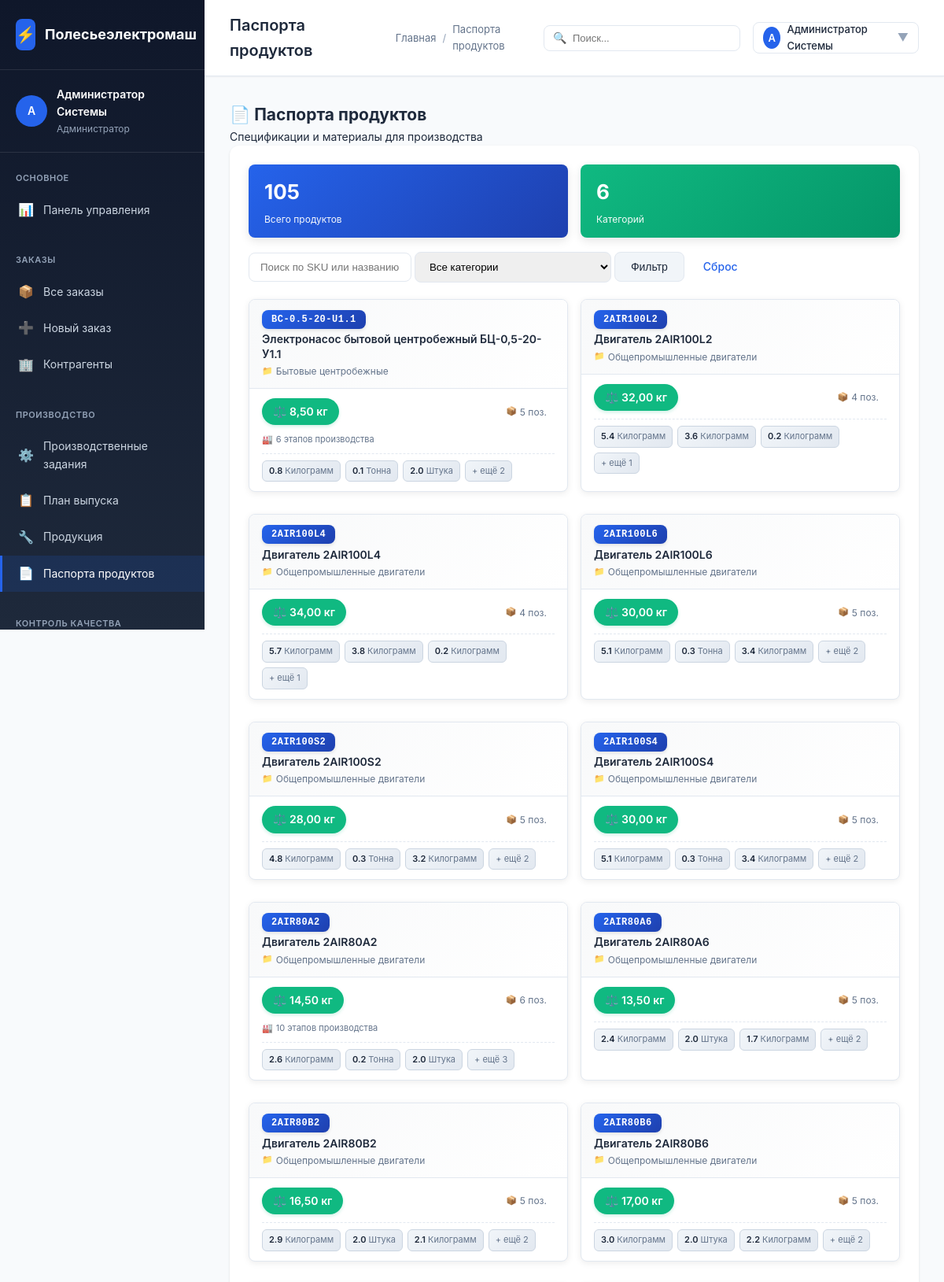
The page /polesie/modules/products/passports.php (signed in, upper part) on the database its author committed.
### tables this page shows
CREATE TABLE `users` (
  `id` INT AUTO_INCREMENT PRIMARY KEY,
  `username` VARCHAR(50) NOT NULL UNIQUE,
  `password_hash` VARCHAR(255) NOT NULL,
  `full_name` VARCHAR(100) NOT NULL,
  `email` VARCHAR(100),
  `role_id` INT,
  `is_active` BOOLEAN DEFAULT TRUE,
  `created_at` TIMESTAMP DEFAULT CURRENT_TIMESTAMP,
  CONSTRAINT `fk_users_role` FOREIGN KEY (`role_id`) REFERENCES `user_roles`(`id`) ON DELETE SET NULL
);

CREATE TABLE `user_roles` (
  `id` INT AUTO_INCREMENT PRIMARY KEY,
  `name` VARCHAR(100) NOT NULL,
  `code` VARCHAR(50) NOT NULL UNIQUE,
  `description` TEXT,
  `permissions` JSON
);

CREATE TABLE `products` (
  `id` INT AUTO_INCREMENT PRIMARY KEY,
  `article` VARCHAR(50) NOT NULL UNIQUE,
  `name` VARCHAR(200) NOT NULL,
  `category_id` INT,
  `base_unit_id` INT,
  `specifications` JSON,
  `image` VARCHAR(255),
  `base_price` DECIMAL(15,2),
  `currency` CHAR(3) DEFAULT 'BYN',
  `is_active` BOOLEAN DEFAULT TRUE,
  `created_at` TIMESTAMP DEFAULT CURRENT_TIMESTAMP,
  CONSTRAINT `fk_prod_category` FOREIGN KEY (`category_id`) REFERENCES `product_categories`(`id`) ON DELETE SET NULL,
  CONSTRAINT `fk_prod_unit` FOREIGN KEY (`base_unit_id`) REFERENCES `base_units`(`id`) ON DELETE SET NULL
);

CREATE TABLE `product_categories` (
  `id` INT AUTO_INCREMENT PRIMARY KEY,
  `parent_id` INT,
  `name` VARCHAR(100) NOT NULL,
  `name_ru` VARCHAR(100),
  `code` VARCHAR(50) UNIQUE,
  `description` TEXT,
  CONSTRAINT `fk_prod_cat_parent` FOREIGN KEY (`parent_id`) REFERENCES `product_categories`(`id`) ON DELETE CASCADE
);

CREATE TABLE `product_passports` (
  `id` INT AUTO_INCREMENT PRIMARY KEY,
  `product_id` INT NOT NULL UNIQUE,
  `total_weight_kg` DECIMAL(10,3) DEFAULT 0,
  `warranty_months` INT DEFAULT 12,
  `is_serial_tracked` BOOLEAN DEFAULT FALSE,
  `production_notes` TEXT,
  `quality_requirements` TEXT,
  `created_at` TIMESTAMP DEFAULT CURRENT_TIMESTAMP,
  `updated_at` TIMESTAMP DEFAULT CURRENT_TIMESTAMP ON UPDATE CURRENT_TIMESTAMP,
  CONSTRAINT `fk_pp_product` FOREIGN KEY (`product_id`) REFERENCES `products`(`id`) ON DELETE CASCADE
);

CREATE TABLE `product_passport_materials` (
  `id` INT AUTO_INCREMENT PRIMARY KEY,
  `passport_id` INT NOT NULL,
  `material_id` INT NOT NULL,
  `quantity` DECIMAL(10,3) DEFAULT 0,
  `unit_id` INT,
  `weight_kg` DECIMAL(10,3) DEFAULT 0,
  `percentage` DECIMAL(5,2) DEFAULT 0,
  `sort_order` INT DEFAULT 0,
  `notes` TEXT,
  CONSTRAINT `fk_ppm_passport` FOREIGN KEY (`passport_id`) REFERENCES `product_passports`(`id`) ON DELETE CASCADE,
  CONSTRAINT `fk_ppm_material` FOREIGN KEY (`material_id`) REFERENCES `materials`(`id`) ON DELETE CASCADE,
  CONSTRAINT `fk_ppm_unit` FOREIGN KEY (`unit_id`) REFERENCES `base_units`(`id`) ON DELETE SET NULL
);

CREATE TABLE `base_units` (
  `id` INT AUTO_INCREMENT PRIMARY KEY,
  `name` VARCHAR(50) NOT NULL,
  `code` VARCHAR(20) NOT NULL UNIQUE,
  `symbol` VARCHAR(10)
);

### polesie/modules/products/passports.php (the view, shortened to what the rows shown need)
<?php
require_once __DIR__ . '/../../config/config.php';
$user = getCurrentUser();
$pdo = getDbConnection();
$pageTitle = 'Паспорта продуктов';
$query = "
    SELECT
        pp.id as passport_id,
        p.id as product_id,
        p.article as sku,
        p.name as product_name,
        pc.name as category_name,
        pc.code as category_code,
        pp.total_weight_kg,
        pp.warranty_months,
        pp.is_serial_tracked,
        pp.production_notes,
        pp.quality_requirements,
        p.specifications
    FROM products p
    LEFT JOIN product_passports pp ON pp.product_id = p.id
    LEFT JOIN product_categories pc ON p.category_id = pc.id
    WHERE p.is_active = TRUE
";
$params = [];
$query .= " ORDER BY pc.name, p.name";
$stmt = $pdo->prepare($query);
$stmt->execute($params);
$passports = $stmt->fetchAll();
?>
<!DOCTYPE html>
<html lang="ru">
<head>
    <link rel="stylesheet" href="<?= asset('assets/css/style.css') ?>">
</head>
<body>
    <div class="app-container">
        <?php include BASE_PATH . '/includes/sidebar.php'; ?>
        <div class="main-content">
            <?php include BASE_PATH . '/includes/topbar.php'; ?>
            <div class="content-area">
                <div class="content">
                    <div class="page-header">
                        <div class="page-header-title">
                            <h2>📄 Паспорта продуктов</h2>
                        </div>
                    </div>
                    <div class="card">
                        <div class="card-body">
                            <div style="margin-top: 20px;">
                                <?php if (empty($passports)): ?>
                                    <div class="empty-state">
                                        <div class="empty-state-icon">📄</div>
                                        <h3>Паспорта не найдены</h3>
                                        <p>Паспорта продуктов создаются в базе данных или измените параметры поиска</p>
                                    </div>
                                <?php else: ?>
                                    <div style="display: grid; grid-template-columns: repeat(auto-fill, minmax(350px, 1fr)); gap: 16px;">
                                        <?php foreach ($passports as $index => $passport): ?>
                                            <?php
                                            $matStmt = $pdo->prepare("
                                                SELECT
                                                    ppm.quantity,
                                                    bu.name as unit,
                                                    m.code as material_code,
                                                    m.name_full as material_name,
                                                    mc.name as material_category
                                                FROM product_passport_materials ppm
                                                JOIN materials m ON ppm.material_id = m.id
                                                LEFT JOIN material_categories mc ON m.category_id = mc.id
                                                LEFT JOIN base_units bu ON ppm.unit_id = bu.id
                                                WHERE ppm.passport_id = :passport_id
                                                ORDER BY ppm.sort_order, m.name_full
                                            ");
                                            $matStmt->execute([':passport_id' => $passport['passport_id']]);
                                            $materials = $matStmt->fetchAll();
                                            $stageStmt = $pdo->prepare("
                                                SELECT
                                                    rco.operation_number,
                                                    rco.name as operation_name,
                                                    rco.description,
                                                    rco.time_norm_hours,
                                                    ps.name as stage_name,
                                                    ps.color as stage_color,
                                                    rco.work_center,
                                                    rco.equipment
                                                FROM route_card_operations rco
                                                LEFT JOIN production_stages ps ON rco.stage_id = ps.id
                                                WHERE rco.route_card_id IN (
                                                    SELECT id FROM route_cards WHERE product_id = :product_id AND is_active = TRUE
                                                )
                                                ORDER BY rco.sort_order, rco.operation_number
                                            ");
                                            $stageStmt->execute([':product_id' => $passport['product_id']]);
                                            $stages = $stageStmt->fetchAll();
                                            ?>
                                            <div class="passport-card" data-passport-id="<?= $passport['passport_id'] ?>" onclick="openPassportModal(this)">
                                                <div class="passport-card-header">
                                                    <div style="flex: 1;">
                                                        <span class="passport-sku"><?= e($passport['sku']) ?></span>
                                                        <div class="passport-title"><?= e($passport['product_name']) ?></div>
                                                        <div class="passport-category"><?= e($passport['category_name'] ?? 'Без категории') ?></div>
                                                    </div>
                                                </div>
                                                <div class="passport-card-body">
                                                    <div class="card-info-row">
                                                        <span class="weight-badge">⚖️ <?= number_format($passport['total_weight_kg'] ?? 0, 2, ',', ' ') ?> кг</span>
                                                        <span class="materials-count"><?= count($materials) ?> поз.</span>
                                                    </div>
                                                    <?php if (count($stages) > 0): ?>
                                                        <div style="margin-top: 8px; font-size: 11px; color: var(--text-secondary); display: flex; align-items: center; gap: 4px;">
                                                            <span>🏭</span>
                                                            <span><?= count($stages) ?> этапов производства</span>
                                                        </div>
                                                    <?php endif; ?>
                                                    <div class="materials-preview">
                                                        <?php
                                                        $previewMaterials = array_slice($materials, 0, 3);
                                                        foreach ($previewMaterials as $mat):
                                                        ?>
                                                            <span class="material-tag">
                                                                <strong><?= number_format($mat['quantity'], 1) ?></strong> <?= e($mat['unit'] ?? 'шт') ?>
                                                            </span>
                                                        <?php endforeach; ?>
                                                        <?php if (count($materials) > 3): ?>
                                                            <span class="material-tag">+ ещё <?= count($materials) - 3 ?></span>
                                                        <?php endif; ?>
                                                    </div>
                                                </div>
                                            </div>
                                        <?php endforeach; ?>
                                    </div>
                                <?php endif; ?>
                            </div>
                        </div>
                    </div>
                </div>
            </div>
        </div>
    </div>
</body>
</html>

### polesie/includes/sidebar.php (shortened to what the rows shown need)
<div class="sidebar">
    <div class="sidebar-user">
        <div class="sidebar-user-info">
            <div class="sidebar-user-avatar">
                <?= mb_substr($user['full_name'], 0, 1) ?>
            </div>
            <div class="sidebar-user-details">
                <div class="sidebar-user-name"><?= e($user['full_name']) ?></div>
                <div class="sidebar-user-role"><?= e($user['role_name']) ?></div>
            </div>
        </div>
    </div>
</div>

### polesie/includes/topbar.php (shortened to what the rows shown need)
<div class="topbar">
    <div class="topbar-left">
        <h1 class="topbar-title"><?= e($pageTitle) ?></h1>
    </div>
    <div class="topbar-right">
        <div style="position: relative;">
            <div class="topbar-action" onclick="toggleProfileMenu()" style="width: auto; padding: 8px 12px; gap: 8px;">
                <div style="width: 28px; height: 28px; background: var(--primary-color); border-radius: 50%; display: flex; align-items: center; justify-content: center; color: white; font-size: 13px; font-weight: 600;">
                    <?= mb_substr($user['full_name'], 0, 1) ?>
                </div>
                <span style="font-size: 13px; font-weight: 500;"><?= e($user['full_name']) ?></span>
                <span style="color: var(--text-muted);">▼</span>
            </div>
        </div>
    </div>
</div>

### rows shown on the page
users: full_name "А", full_name "Администратор Системы", role.name "Администратор"
products: article "BC-0.5-20-U1.1", name "Электронасос бытовой центробежный БЦ-0,5-20-У1.1", category.name "Бытовые центробежные", product_passports.total_weight_kg "8,50", count($materials) "5", count($stages) "6", count($materials) - 3 "2"
product_passport_materials: quantity "0.8", unit.name "Килограмм"
product_passport_materials: quantity "0.1", unit.name "Тонна"
product_passport_materials: quantity "2.0", unit.name "Штука"
products: article "2AIR100L2", name "Двигатель 2AIR100L2", category.name "Общепромышленные двигатели", product_passports.total_weight_kg "32,00", count($materials) "4", count($materials) - 3 "1"
product_passport_materials: quantity "5.4", unit.name "Килограмм"
product_passport_materials: quantity "3.6", unit.name "Килограмм"
product_passport_materials: quantity "0.2", unit.name "Килограмм"
products: article "2AIR100L4", name "Двигатель 2AIR100L4", category.name "Общепромышленные двигатели", product_passports.total_weight_kg "34,00", count($materials) "4", count($materials) - 3 "1"
product_passport_materials: quantity "5.7", unit.name "Килограмм"
product_passport_materials: quantity "3.8", unit.name "Килограмм"
product_passport_materials: quantity "0.2", unit.name "Килограмм"
products: article "2AIR100L6", name "Двигатель 2AIR100L6", category.name "Общепромышленные двигатели", product_passports.total_weight_kg "30,00", count($materials) "5", count($materials) - 3 "2"
product_passport_materials: quantity "5.1", unit.name "Килограмм"
product_passport_materials: quantity "0.3", unit.name "Тонна"
product_passport_materials: quantity "3.4", unit.name "Килограмм"
products: article "2AIR100S2", name "Двигатель 2AIR100S2", category.name "Общепромышленные двигатели", product_passports.total_weight_kg "28,00", count($materials) "5", count($materials) - 3 "2"
product_passport_materials: quantity "4.8", unit.name "Килограмм"
product_passport_materials: quantity "0.3", unit.name "Тонна"
product_passport_materials: quantity "3.2", unit.name "Килограмм"
products: article "2AIR100S4", name "Двигатель 2AIR100S4", category.name "Общепромышленные двигатели", product_passports.total_weight_kg "30,00", count($materials) "5", count($materials) - 3 "2"
products: article "2AIR80A2", name "Двигатель 2AIR80A2", category.name "Общепромышленные двигатели", product_passports.total_weight_kg "14,50", count($materials) "6", count($stages) "10", count($materials) - 3 "3"
product_passport_materials: quantity "2.6", unit.name "Килограмм"
product_passport_materials: quantity "0.2", unit.name "Тонна"
product_passport_materials: quantity "2.0", unit.name "Штука"
products: article "2AIR80A6", name "Двигатель 2AIR80A6", category.name "Общепромышленные двигатели", product_passports.total_weight_kg "13,50", count($materials) "5", count($materials) - 3 "2"
product_passport_materials: quantity "2.4", unit.name "Килограмм"
product_passport_materials: quantity "1.7", unit.name "Килограмм"
products: article "2AIR80B2", name "Двигатель 2AIR80B2", category.name "Общепромышленные двигатели", product_passports.total_weight_kg "16,50", count($materials) "5", count($materials) - 3 "2"
product_passport_materials: quantity "2.9", unit.name "Килограмм"
product_passport_materials: quantity "2.1", unit.name "Килограмм"
products: article "2AIR80B6", name "Двигатель 2AIR80B6", category.name "Общепромышленные двигатели", product_passports.total_weight_kg "17,00", count($materials) "5", count($materials) - 3 "2"
product_passport_materials: quantity "3.0", unit.name "Килограмм"
product_passport_materials: quantity "2.2", unit.name "Килограмм"

### other values the page prints
$pageTitle "Паспорта продуктов"
$totalProducts "105"
count($categories) "6"
